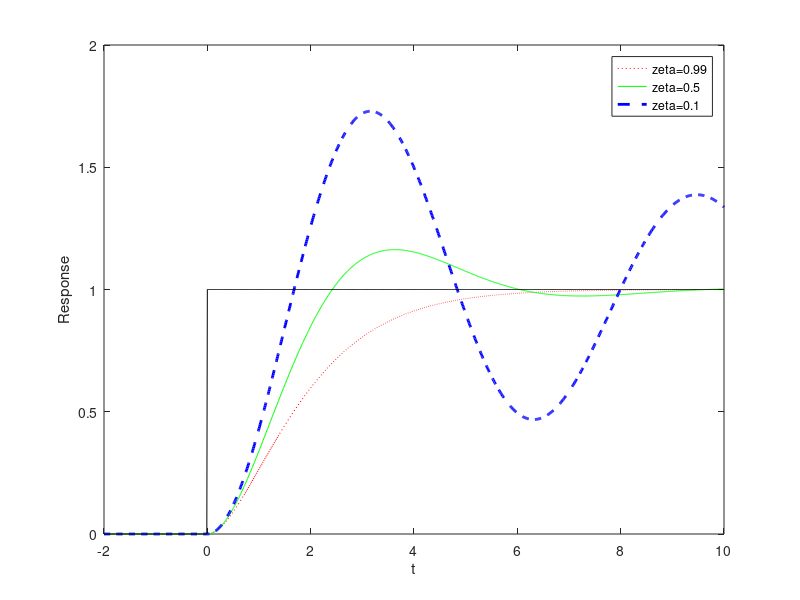

This figure's MATLAB source: (Note: this script raises an error after producing the figure.)
tv = -2:0.01:10;
wn = 1;
zetav = [0.99 0.5 0.1];
gsc = cell(size(zetav));
for i=1:length(zetav)
  zeta = zetav(i);
  wd = wn*sqrt(1-zeta^2);
  gsc{i} = (1 - 1/sqrt(1-zeta^2)*exp(-zeta*wn*tv).*(sqrt(1-zeta^2)*cos(wd*tv)+zeta*sin(wd*tv))).*(tv>=0);
end

fh = figure;
ph = plot(tv, gsc{1}, 'r:', tv, gsc{2}, 'g-', tv, gsc{3}, 'b--', 'LineWidth', 2);
hold on;  plot(tv, tv>=0, 'k-');  hold off;
xlabel('t');  ylabel('Response');
legend('zeta=0.99','zeta=0.5','zeta=0.1');

exportfig(gcf,'stepresp2underd.eps','width',12,'height',6.0,'fontmode','fixed', 'fontsize',8,'Color','cmyk');
close(fh);